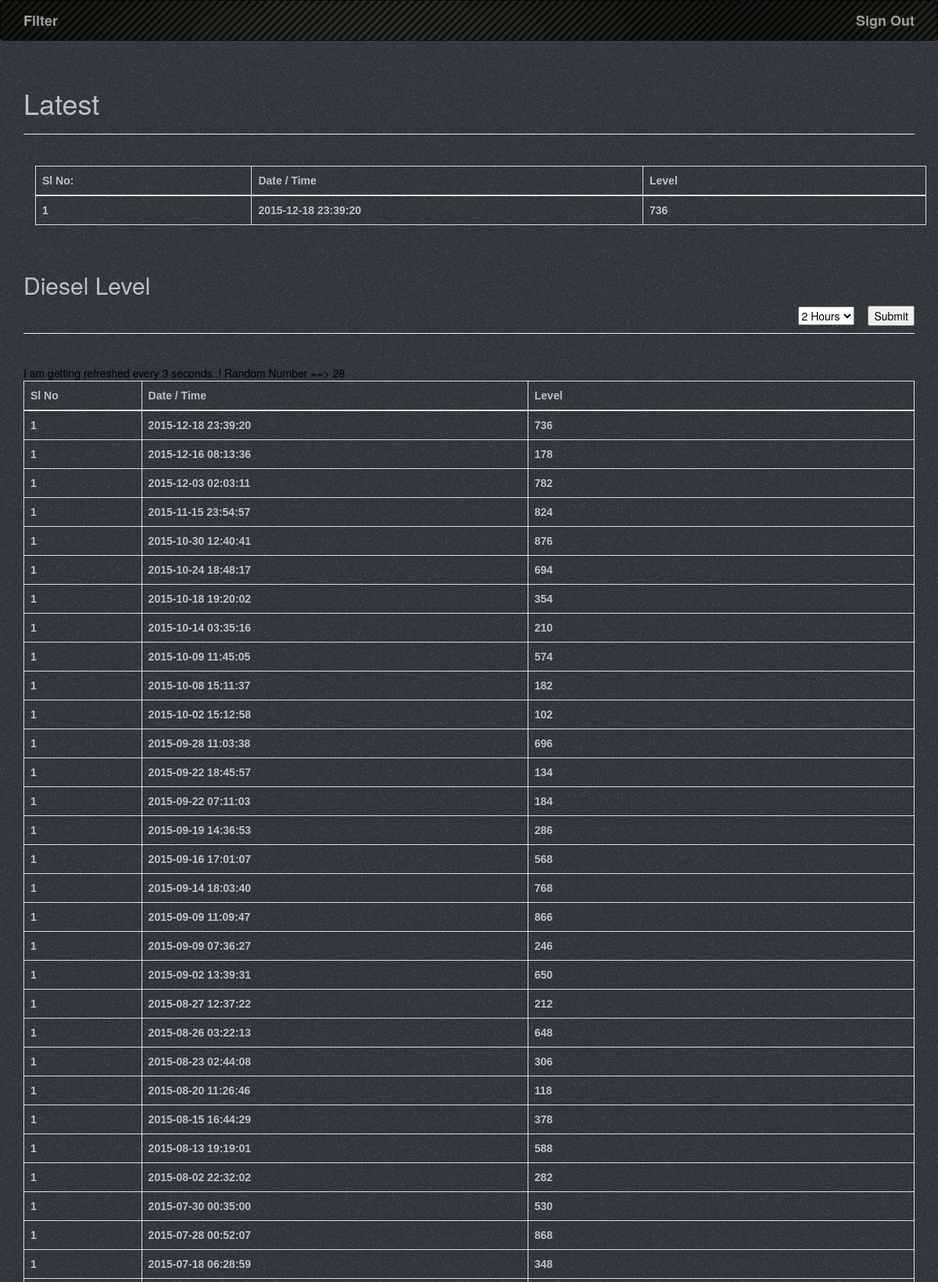
/index (upper part), run on the app's committed database.
### tables this page shows
CREATE TABLE table1(device TEXT,level TEXT,time TEXT);

### __init__.py (the view)
@app.route ("/index", methods=['GET'])
@nocache
@login_required
def home():
	db = database()
	results = None
	results = db.fetchData()
	if not results:
		results=None
	return render_template('Home.html',results=results)

### __init__.py (called while the page is built)
def nocache(view):
	@wraps(view)
	def no_cache(*args, **kwargs):
		response = make_response(view(*args, **kwargs))
		response.headers['Last-Modified'] = datetime.now()
		response.headers['Cache-Control'] = 'no-store, no-cache, must-revalidate, post-check=0, pre-check=0, max-age=0'
		response.headers['Pragma'] = 'no-cache'
		response.headers['Expires'] = '-1'
		return response
	return update_wrapper(no_cache, view)

def login_required(f):
	@wraps(f)
	def decorated_function(*args, **kwargs):
		if logInStatus['logged_in']:
			return f(*args, **kwargs)
		else:
			flash('You need to login first')
			return redirect(url_for('login'))
	return decorated_function

	def fetchData(self):
		conn=sqlite3.connect("dieselLevel.db")
		c=conn.cursor()
		c.execute("SELECT * FROM table1 ORDER BY time desc")
		data=c.fetchall()
		conn.close()
		return data

### templates/Home.html (shortened to what this page needs)
{% extends "base.html" %}
{% block indexPage%} <a id="navbarText2"class="navbar-brand" href="{{ url_for('filterData') }}">Filter</a>{%endblock%}
{% block page_content %}
<div class="page-header">
    <h1 style="color:silver;">Latest</h1>
</div>
<br/>
<div class="container">
<div class="table-responsive" >
{% if  results %}
 <table class="table table-bordered">
  <thead>
    <tr>
      <th width="10" height="20">Sl No:</th>
      <th width="30" height="20">Date / Time</th>
      <th width="20" height="20">Level</th>
    </tr>
  </thead>
    <tbody>
      <tr>
        <th >1</th>
        <th >{{ results[0][2] }}</th>
        <th >{{ results[0][1] }}</th>
      </tr>
    </tbody>
  </table>
  </div>
</div>
<div class="page-header">
  <h2 style="color:silver;">Diesel Level</h2>
<form action="" align="right">
<select name="filter">
<option value="2h">2 Hours</option>
</select>
&emsp;<input type="submit">
</form>
</div>
<br/>
  <div class="table-responsive">
     <div id="show">      </div>
              <table class="table table-bordered">
                <thead>
                  <tr>
                    <th  width="20" height="20">Sl No</th>
                		<th   width="117" height="20">Date / Time</th>
                		<th   width="117" height="20">Level</th>
                	</tr>
                </thead>
                <tbody>
            	{%if results != None %}
                  {%set i=0%}
                  {% for result in results %}
                  {%set i=i+1%}
                  <tr>
                    <th   width="20" height="20">{{ i }}</th>
                    <th   width="117" height="20">{{ result[2] }}</th>
                    <th   width="117" height="20">{{ result[1] }}</th>
                  </tr>
                  {% endfor %}
            	{% endif %}
                </tbody>
              </table>
  </div>
{% else %}
<p><b>The table is empty</b></p>
{%endif%}
{% endblock %}

### templates/base.html (shortened to what this page needs)
{% extends "bootstrap/base.html" %}
{% block styles %}
{{super()}}
<link rel="stylesheet"
      href="{{url_for('.static', filename='bg.css')}}">
{% endblock %}
{% block navbar %}
<div class="navbar navbar-inverse" role="navigation" id="navbar">
    <div class="container">
        <div class="navbar-header">
           {% block indexPage%}{%endblock%}
        </div>
        <div class="navbar-right">
            <a id="navbarText1" class="navbar-brand" href="/logout">Sign Out</a>
        </div>
    </div>
</div>
{% endblock %}
{% block content %}
<div class="container">
    {% block page_content %}{% endblock %}
</div>
{% endblock %}

### static/bg.css (style rules this page uses)
body { background-image: url("/static/img/noise.png"); color:black; }
#navbar { background-image: url("/static/img/new.jpg"); }
#navbarText1 { font-weight:bolder; }
#navbarText2 { font-weight:bolder; }
table { color:silver; font-family: "Comic Sans MS", cursive, sans-serif; }

### data on the page
table1: time "2015-12-18 23:39:20", level "736", i "1"
table1: i "1", time "2015-12-16 08:13:36", level "178"
table1: i "1", time "2015-12-03 02:03:11", level "782"
table1: i "1", time "2015-11-15 23:54:57", level "824"
table1: i "1", time "2015-10-30 12:40:41", level "876"
table1: i "1", time "2015-10-24 18:48:17", level "694"
table1: i "1", time "2015-10-18 19:20:02", level "354"
table1: i "1", time "2015-10-14 03:35:16", level "210"
table1: i "1", time "2015-10-09 11:45:05", level "574"
table1: i "1", time "2015-10-08 15:11:37", level "182"
table1: i "1", time "2015-10-02 15:12:58", level "102"
table1: i "1", time "2015-09-28 11:03:38", level "696"
table1: i "1", time "2015-09-22 18:45:57", level "134"
table1: i "1", time "2015-09-22 07:11:03", level "184"
table1: i "1", time "2015-09-19 14:36:53", level "286"
table1: i "1", time "2015-09-16 17:01:07", level "568"
table1: i "1", time "2015-09-14 18:03:40", level "768"
table1: i "1", time "2015-09-09 11:09:47", level "866"
table1: i "1", time "2015-09-09 07:36:27", level "246"
table1: i "1", time "2015-09-02 13:39:31", level "650"
table1: i "1", time "2015-08-27 12:37:22", level "212"
table1: i "1", time "2015-08-26 03:22:13", level "648"
table1: i "1", time "2015-08-23 02:44:08", level "306"
table1: i "1", time "2015-08-20 11:26:46", level "118"
table1: i "1", time "2015-08-15 16:44:29", level "378"
table1: i "1", time "2015-08-13 19:19:01", level "588"
table1: i "1", time "2015-08-02 22:32:02", level "282"
table1: i "1", time "2015-07-30 00:35:00", level "530"
table1: i "1", time "2015-07-28 00:52:07", level "868"
table1: i "1", time "2015-07-18 06:28:59", level "348"
